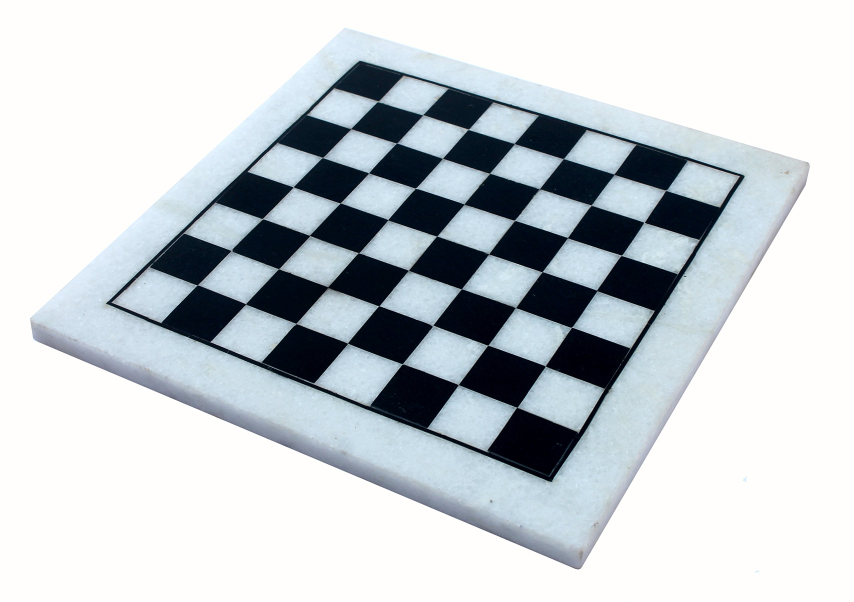
#> input picture TrainingImages/chessboard.jpg, 2560 x 1804 px (shown at 1/3 size)
$ python RectifyTest.py
#> lines starting #> are read from the running program, lines starting #| are printed output that depends on the picture; after the words box and inside, x2 and y2 are one past the last pixel; in counts of white or black regions, pixels touching at a corner belong together
import cv2 as cv
import numpy as np

chessIMG = cv.imread('TrainingImages/chessboard.jpg')
#> chessIMG is the input picture: shape (1804, 2560, 3); mean B, G, R 207.9, 203.8, 197.6
chessIMG = cv.resize(chessIMG,(0,0), fx=0.5, fy=0.5)
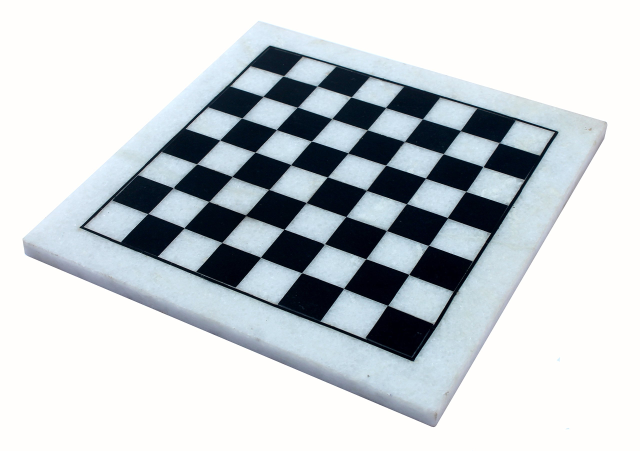
#> chessIMG: shape (902, 1280, 3) (shown at 1/2 size); mean B, G, R 207.9, 203.8, 197.7
chessIMGGray = cv.cvtColor(chessIMG, cv.COLOR_BGR2GRAY)

finalWidth = 600
finalHeight = 600

# [11 lines of commented-out code are left out]
corners = cv.goodFeaturesToTrack(chessIMGGray, 100, 0.12, 10)
#> corners = 89 rows, first 8: [568, 459], [688, 577], [316, 513], [815, 407], [442, 280], [372, 257], [369, 456], [655, 354]
corners = np.intp(corners)

#select coordinates
pointX, pointY = 500, 500
tl = (pointX, pointY)
bl = (pointX, pointY)
tr = (pointX, pointY)
br = (pointX, pointY)


for corner in corners:
    x, y = corner.ravel() #ravel flattens the array
    if x < pointX:
        pointX = x
        bl = (x, y)
    # [6 lines of commented-out code are left out]
    cv.circle(chessIMG, (x, y), 5, (0,0,255), 0)
#> this loop made 89 passes
#> (x, y, pointX) on passes 3, 10: (316, 513, 316), (160, 455, 160)
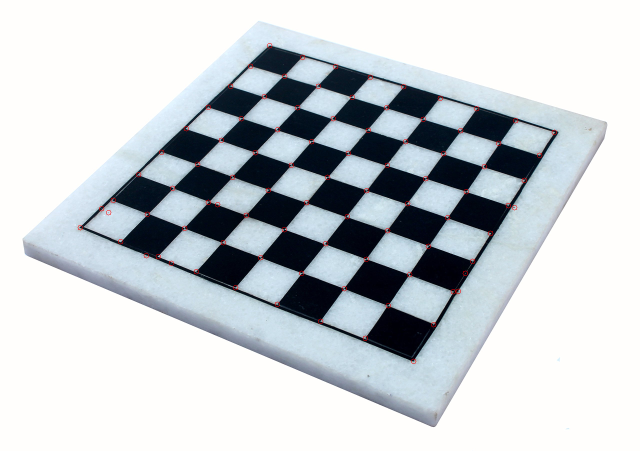
#> chessIMG: shape (902, 1280, 3) (shown at 1/2 size); 0.22% of pixels changed, all inside (x1, y1, x2, y2) = (155, 86, 1114, 728)
#> after the loop, pointX = 160
    # print(x, y)

# print(xMin, xMax, yMin, yMax)
print(bl)
#| (160, 455)


#apply transformation
pointsOriginal = np.float32([tl, bl, tr, br])
#> pointsOriginal = [[500, 500], [160, 455], [500, 500], [500, 500]]
pointsTransformed = np.float32([(0,0), (0,finalHeight), (finalWidth,0), (finalWidth,finalHeight)])

matrix = cv.getPerspectiveTransform(pointsOriginal, pointsTransformed)
#> matrix = [[-0.000176, 0.00133, -0.577], [-0.00188, 0.000242, 0.817], [-2.82e-06, -1.93e-06, 0.00237]]
chessTransformed = cv.warpPerspective(chessIMG, matrix, (finalWidth, finalHeight))
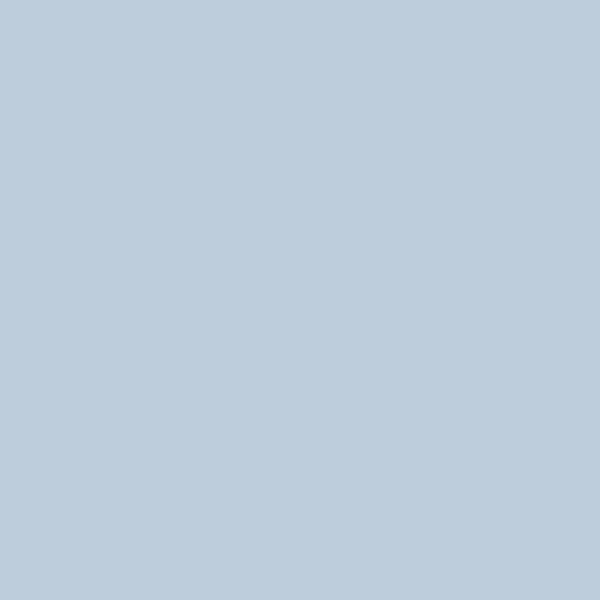
#> chessTransformed: shape (600, 600, 3); mean B, G, R 217, 204, 188

cv.imshow('Original', chessIMG)
cv.imshow('Transformed', chessTransformed)
cv.waitKey(0)
